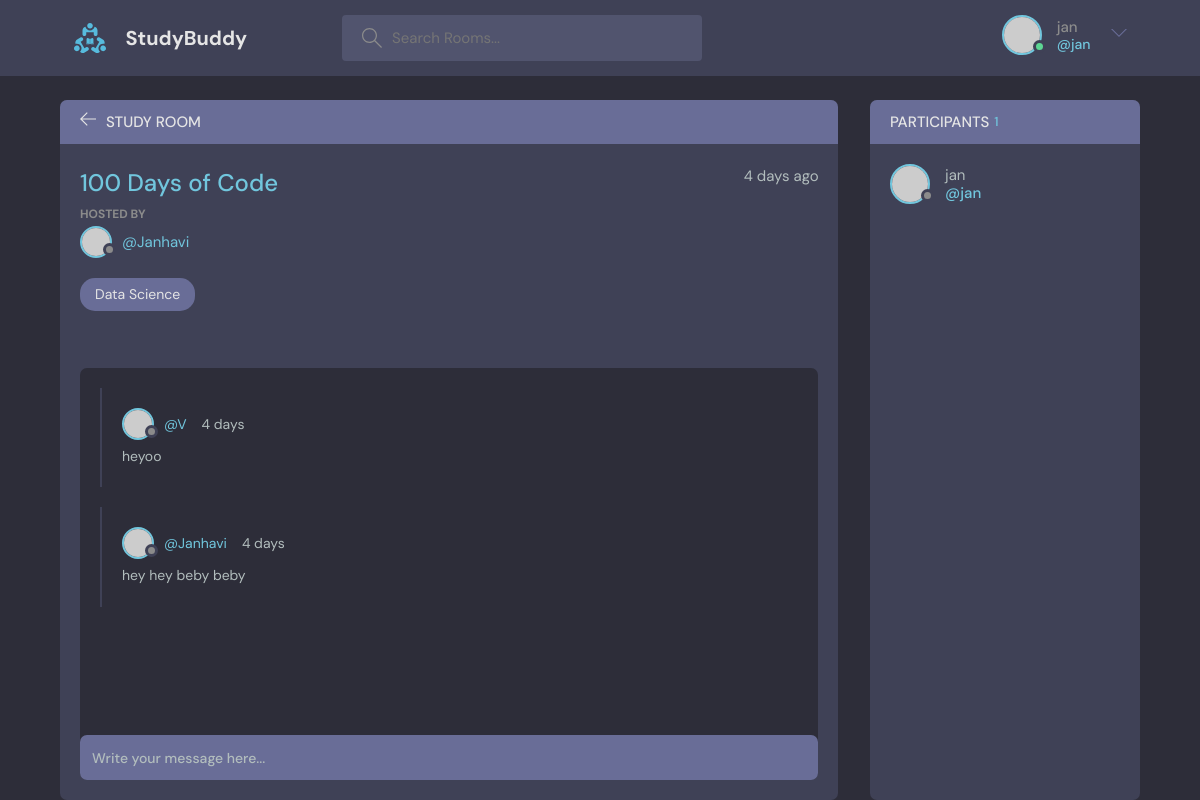
The page /room/2 (signed in) on the database its author committed.
### base/models.py (models this page shows, shortened)
class Roomy(models.Model):
    host = models.ForeignKey(User,on_delete=models.SET_NULL,null=True)
    topic = models.ForeignKey(Topic,on_delete=models.SET_NULL,null=True)
    name = models.CharField(max_length=200)
    description = models.TextField(null=True,blank=True) #null field is allowed
    participants = models.ManyToManyField(User,related_name='participants',blank=True)
    updated = models.DateTimeField(auto_now=True) #takes a snapshot on everytime we save the room
    created = models.DateTimeField(auto_now_add=True) #takes snapshot when we first create the room
    class Meta:
        ordering = ['-updated','-created']

class Topic(models.Model):
    name = models.CharField(max_length=200)
    def __str__(self):
        return self.name

class Message(models.Model):
    user = models.ForeignKey(User,on_delete=models.CASCADE)
    room = models.ForeignKey(Roomy,on_delete=models.CASCADE) #if a room gets deleted all the messages gets deleted
    body = models.TextField()
    updated = models.DateTimeField(auto_now=True) #takes a snapshot on everytime we save/edit the post
    created = models.DateTimeField(auto_now_add=True) #takes snapshot when we first create the post
    class Meta:
        ordering = ['-updated','-created']

### base/views.py (the view, shortened to what this page needs)
# urls.py: path('room/<str:p>',views.room,name="room"),
def room(request,p):
    rm2 = Roomy.objects.get(id=p)
    msg=rm2.message_set.all().order_by('-created') #give us a set of messages that are related to this specific room
    participants = rm2.participants.all()
    context = {'room':rm2,'room_messages':msg,'participants':participants}
    return render(request, 'base/room.html',context)

### base/templates/base/room.html (shortened to what this page needs)
{% extends 'main.html' %}
{% block content %}
    <main class="profile-page layout layout--2">
      <div class="container">
        <div class="room">
          <div class="room__top">
            <div class="room__topLeft">
              <a href="{% url 'home' %}">
                <svg version="1.1" xmlns="http://www.w3.org/2000/svg" width="32" height="32" viewBox="0 0 32 32">
                  <title>arrow-left</title>
                  <path
                    d="M13.723 2.286l-13.723 13.714 13.719 13.714 1.616-1.611-10.96-10.96h27.625v-2.286h-27.625l10.965-10.965-1.616-1.607z"
                  ></path>
                </svg>
              </a>
              <h3>Study Room</h3>
            </div>
          </div>
          <div class="room__box scroll">
            <div class="room__header scroll">
              <div class="room__info">
                <h3>{{room.name}}</h3>
                <span>{{room.created|timesince}} ago</span>
              </div>
              <div class="room__hosted">
                <p>Hosted By</p>
                <a href="{% url 'user-profile' room.host.id %}" class="room__author">
                  <div class="avatar avatar--small">
                    <img src="https://randomuser.me/api/portraits/men/37.jpg" />
                  </div>
                  <span>@{{room.host}}</span>
                </a>
              </div>
              <span class="room__topics">{{room.topic}}</span>
            </div>
            <div class="room__conversation">
              <div class="threads scroll">
                {% for message in room_messages %}
                <div class="thread">
                  <div class="thread__top">
                    <div class="thread__author">
                      <a href="{% url 'user-profile' message.user.id %}" class="thread__authorInfo">
                        <div class="avatar avatar--small">
                          <img src="https://randomuser.me/api/portraits/men/37.jpg" />
                        </div>
                        <span>@{{message.user.username}}</span>
                      </a>
                      <span class="thread__date">{{message.created|timesince}}</span>
                    </div>
                  </div>
                  <div class="thread__details">
                    {{message.body}}
                  </div>
                </div>
                {% endfor %}
              </div>
            </div>
          </div>
          <div class="room__message">
            <form action="#"><input name="" placeholder="Write your message here..." /></form>
          </div>
        </div>
        <div class="participants">
          <h3 class="participants__top">Participants <span>{{participants.count}}</span></h3>
          <div class="participants__list scroll">
            {% for user in participants %}
            <a href="{% url 'user-profile' user.id %}" class="participant">
              <div class="avatar avatar--medium">
                <img src="https://randomuser.me/api/portraits/men/37.jpg" />
              </div>
              <p>
                {{user.username}}
                <span>@{{user.username}}</span>
              </p>
            </a>
            {% endfor %}
          </div>
        </div>
      </div>
    </main>
  {% endblock %}

### templates/navbar.html (shortened to what this page needs)
{% load static %}
<header class="header header--loggedIn">
    <div class="container">
      <a href="{% url 'home' %}" class="header__logo">
        <img src="{% static 'images/logo.svg' %}" />
        <h1>StudyBuddy</h1>
      </a>
      <form class="header__search" method="GET" action="{% url 'home' %}" >
        <label>
          <input type="text" name="q" placeholder="Search Rooms..."/>
        </label>
      </form>
      <nav class="header__menu">
        {% if request.user.is_authenticated %}
        <div class="header__user">
          <a href="profile.html">
            <div class="avatar avatar--medium active">
              <img src="https://randomuser.me/api/portraits/men/37.jpg" />
            </div>
            <p>{{request.user.username}} <span>@{{request.user.username}}</span></p>
          </a>
          <button class="dropdown-button">
            <svg version="1.1" xmlns="http://www.w3.org/2000/svg" width="32" height="32" viewBox="0 0 32 32">
              <title>chevron-down</title>
              <path d="M16 21l-13-13h-3l16 16 16-16h-3l-13 13z"></path>
            </svg>
          </button>
        </div>
        {% else %}
        <a href="{% url 'login' %}">
          <img src="{% static 'images/avatar.svg' %}" />
          <p>Login</p>
        </a>
        {% endif %}
      </nav>
    </div>
  </header>

### rows shown on the page
Roomy: name "100 Days of Code", created "4 days", host "Janhavi", topic "Data Science"
Message: user.username "V", created "4 days", body "heyoo"
Message: user.username "Janhavi", created "4 days", body "hey hey beby beby"

### other values the page prints
{{ request.user.username }} "jan"
{{ participants.count }} "1"
{{ user.username }} "jan"
